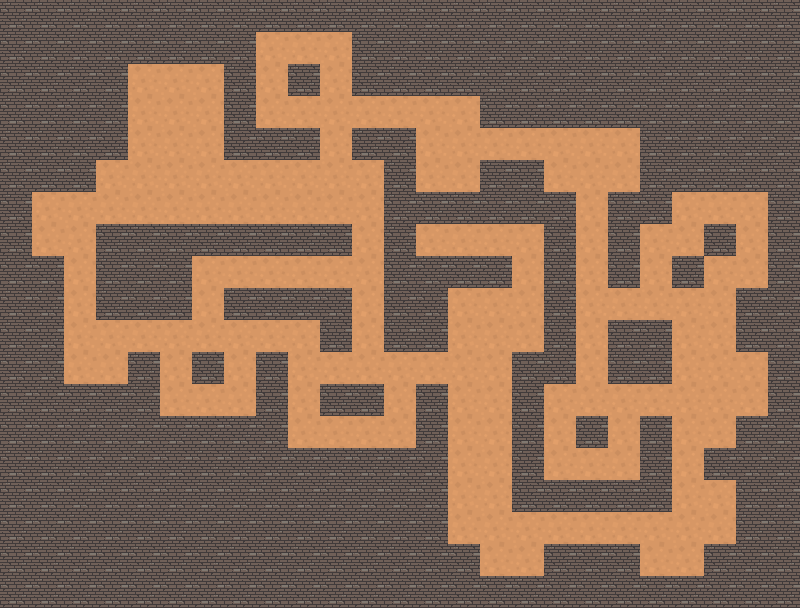

This is a level from a 2D game, rendered from its Tiled map with the project's own tilesets. A one-line summary and the complete map file follow:
An orthogonal 25x19 tile map with 32x32 px tiles, 1 tile layer (Прошарок плиток 1).

<map version="1.10" tiledversion="1.10.2" orientation="orthogonal" renderorder="left-up" width="25" height="19" tilewidth="32" tileheight="32" infinite="0" nextlayerid="2" nextobjectid="1">
 <tileset firstgid="1" source="Підлога.tsx" />
 <layer id="1" name="Прошарок плиток 1" width="25" height="19">
  <data encoding="csv">
2,2,2,2,2,2,2,2,2,2,2,2,2,2,2,2,2,2,2,2,2,2,2,2,2,
2,2,2,2,2,2,2,2,1,1,1,2,2,2,2,2,2,2,2,2,2,2,2,2,2,
2,2,2,2,1,1,1,2,1,2,1,2,2,2,2,2,2,2,2,2,2,2,2,2,2,
2,2,2,2,1,1,1,2,1,1,1,1,1,1,1,2,2,2,2,2,2,2,2,2,2,
2,2,2,2,1,1,1,2,2,2,1,2,2,1,1,1,1,1,1,1,2,2,2,2,2,
2,2,2,1,1,1,1,1,1,1,1,1,2,1,1,2,2,1,1,1,2,2,2,2,2,
2,1,1,1,1,1,1,1,1,1,1,1,2,2,2,2,2,2,1,2,2,1,1,1,2,
2,1,1,2,2,2,2,2,2,2,2,1,2,1,1,1,1,2,1,2,1,1,2,1,2,
2,2,1,2,2,2,1,1,1,1,1,1,2,2,2,2,1,2,1,2,1,2,1,1,2,
2,2,1,2,2,2,1,2,2,2,2,1,2,2,1,1,1,2,1,1,1,1,1,2,2,
2,2,1,1,1,1,1,1,1,1,2,1,2,2,1,1,1,2,1,2,2,1,1,2,2,
2,2,1,1,2,1,2,1,2,1,1,1,1,1,1,1,2,2,1,2,2,1,1,1,2,
2,2,2,2,2,1,1,1,2,1,2,2,1,2,1,1,2,1,1,1,1,1,1,1,2,
2,2,2,2,2,2,2,2,2,1,1,1,1,2,1,1,2,1,2,1,2,1,1,2,2,
2,2,2,2,2,2,2,2,2,2,2,2,2,2,1,1,2,1,1,1,2,1,2,2,2,
2,2,2,2,2,2,2,2,2,2,2,2,2,2,1,1,2,2,2,2,2,1,1,2,2,
2,2,2,2,2,2,2,2,2,2,2,2,2,2,1,1,1,1,1,1,1,1,1,2,2,
2,2,2,2,2,2,2,2,2,2,2,2,2,2,2,1,1,2,2,2,1,1,2,2,2,
2,2,2,2,2,2,2,2,2,2,2,2,2,2,2,2,2,2,2,2,2,2,2,2,2
</data>
 </layer>
</map>
